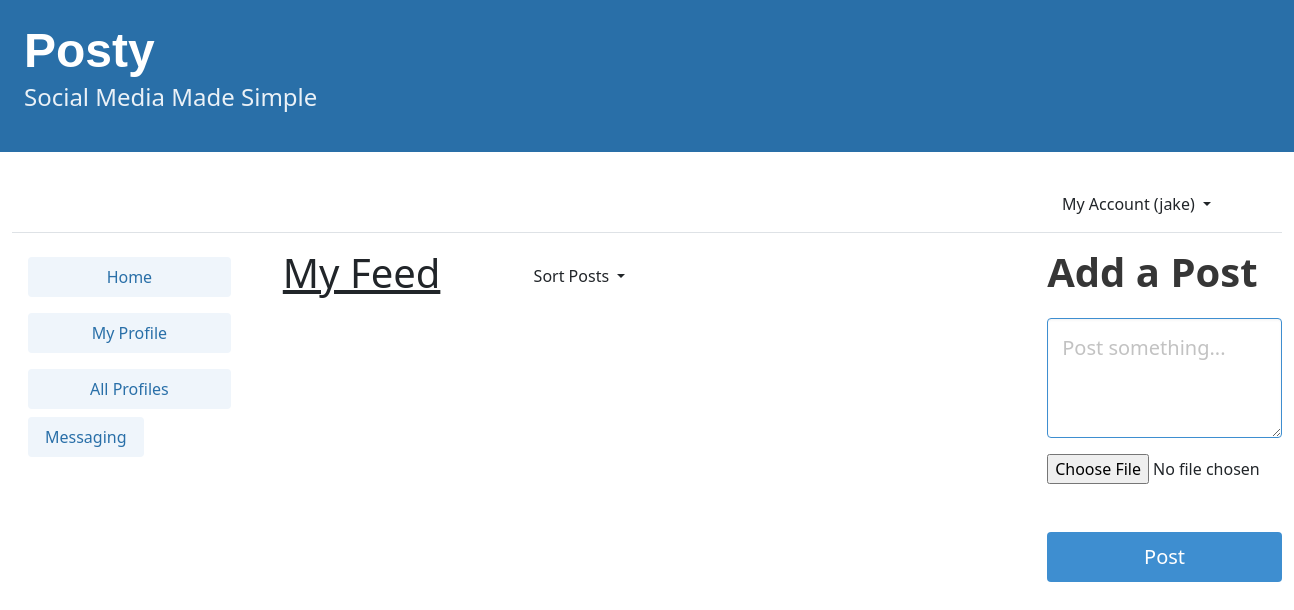
The app's page / (signed in), older data.
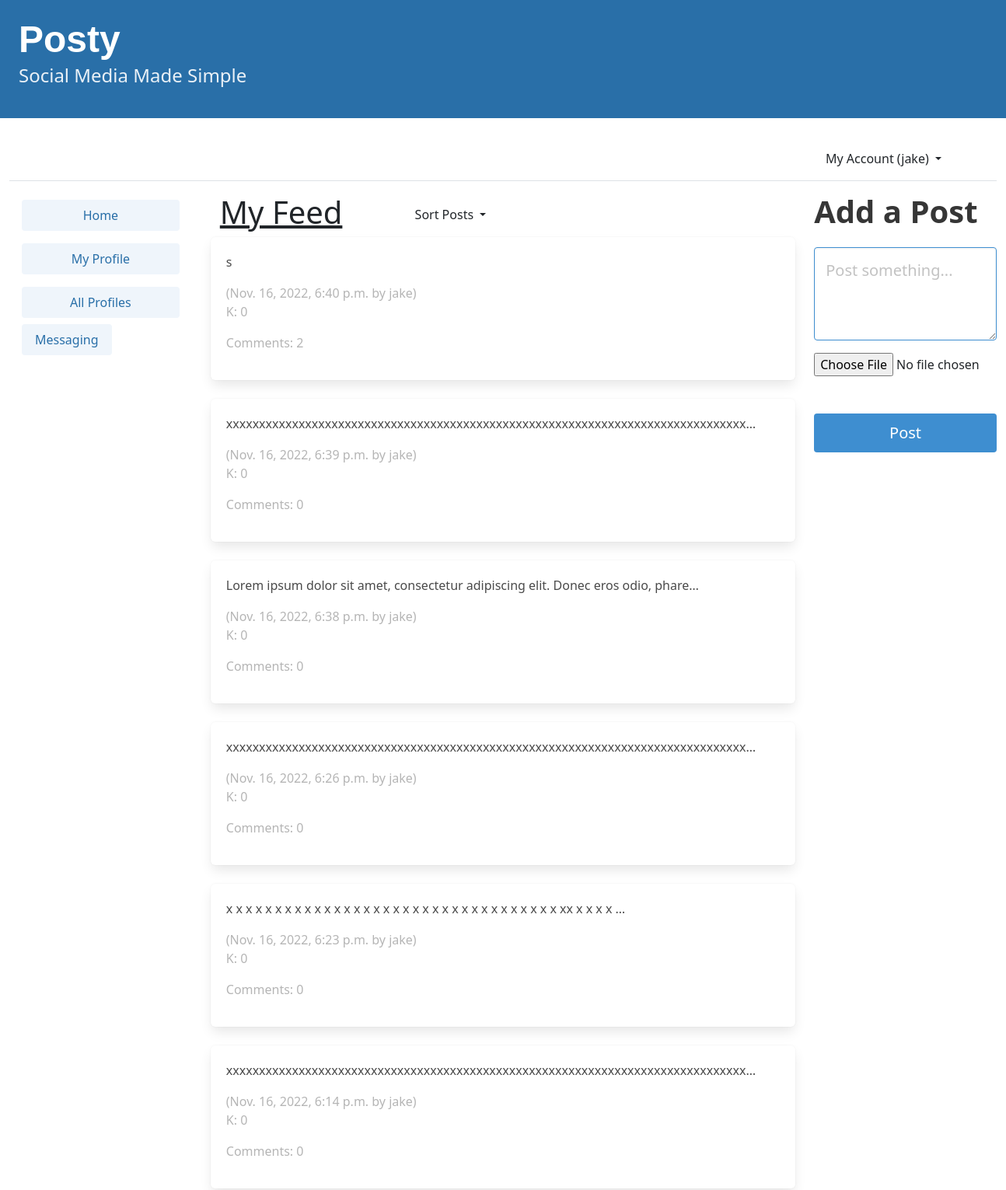
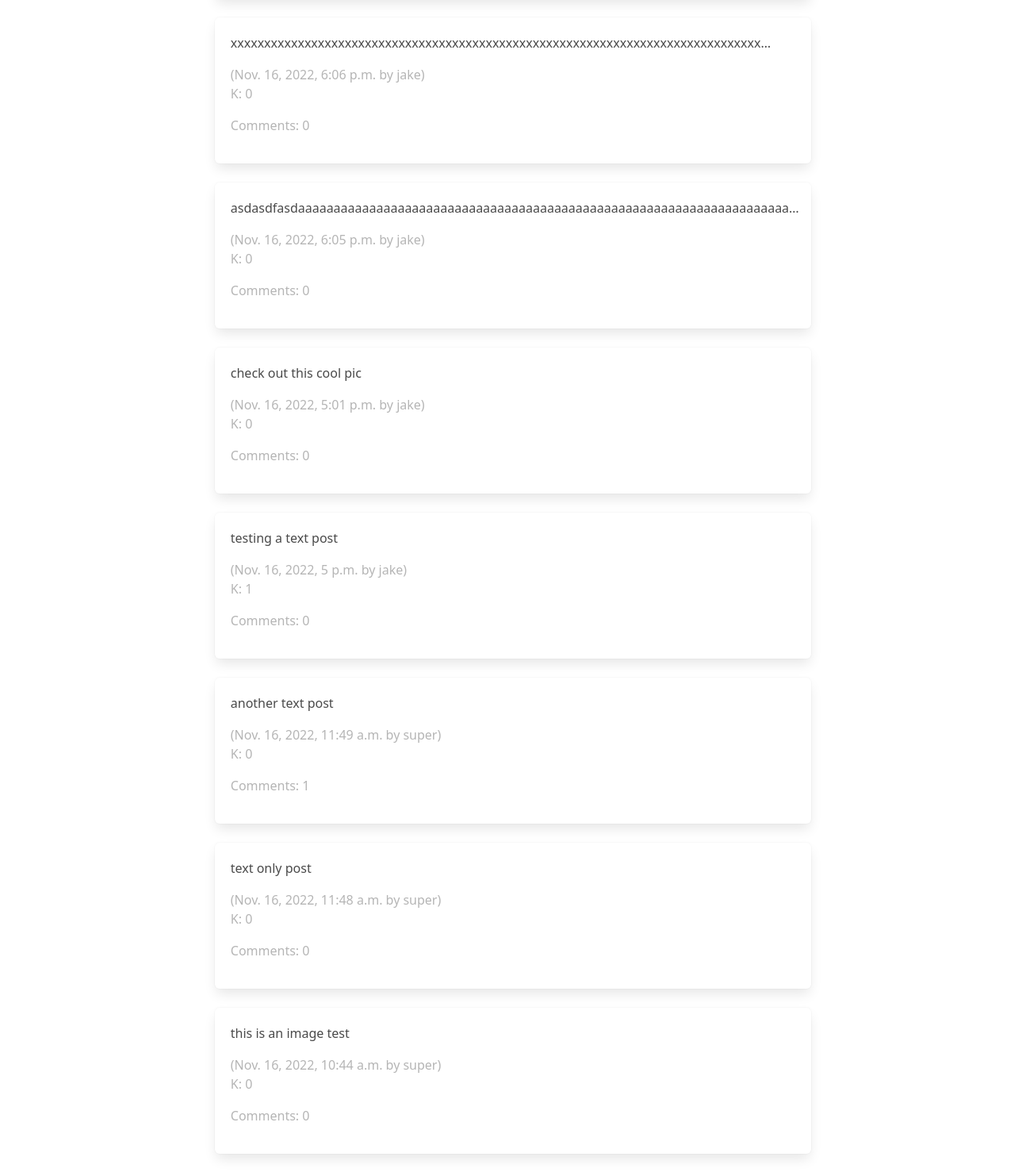
The same page, newer data (2 pictures, top to bottom).
### posty/models.py (models this page shows, shortened)
class Post(models.Model):
    user = models.ForeignKey(User, related_name="posts", on_delete=models.DO_NOTHING)
    body = models.CharField(max_length=255)
    image = models.ImageField(
        default="onebyone.png", upload_to="images/", blank=True, null=True
    )
    created_at = models.DateTimeField(auto_now_add=True)
    post_karma = models.IntegerField(default=0, blank=True, null=True)
    comment_count = models.IntegerField(default=0, blank=True, null=True)

### accounts/models.py (models this page shows)
class User(AbstractUser):
    user_karma = models.IntegerField(default=0, blank=True, null=True)
    profile_picture = models.ImageField(
        default="default_pfp.jpg", upload_to="images/", blank=True, null=True
    )
    class Meta:
        db_table = "auth_user"

### posty/views.py (the view, shortened to what this page needs)
# urls.py: path("", dashboard, name="dashboard"),
@login_required
def dashboard(request):
    form = PostForm(request.POST, request.FILES)
    sorting = request.GET.get("sort")
    ordering = {
        "date_sort": "-created_at",
        "karma_sort": "-post_karma",
        "comment_sort": "-comment_count",
        None: "-created_at",
    }
    followed_posts = Post.objects.filter(
        user__profile__in=request.user.profile.follows.all()
    ).order_by(ordering[sorting])
    return render(
        request,
        "posty/dashboard.html",
        {"form": form, "posts": followed_posts, "comment": Comment},
    )

### posty/forms.py
class PostForm(forms.ModelForm):
    body = forms.CharField(
        required=True,
        widget=forms.widgets.Textarea(
            attrs={
                "placeholder": "Post something...",
                "class": "textarea is-info is-medium",
                "id": "post-body",
                "maxlength": "255",
                "minlength": "1",
                "rows": "3",
            },
        ),
        label="",
        error_messages={"required": ""},
    )
    image = forms.ImageField(
        required=False,
        widget=forms.widgets.FileInput(
            attrs={
                "class": "is-info",
                "id": "post-image",
                "accept": "image/*",
            }
        ),
        label="",
    )
    class Meta:
        model = Post
        exclude = (
            "user",
            "post_karma",
            "comment_count",
        )

### templates/posty/dashboard.html (shortened to what this page needs)
{% extends 'base.html' %}
{% block content %}
    {% load static %}
    <div class="column is-three-fifths">
        <div class="container">
            <div class="row">
                <div class="col-sm-4">
                    <h1>
                        <u>My Feed</u>
                    </h1>
                </div>
                <div class="col-sm-4" style="margin-top:2%;">
                    <div class="dropdown text-end">
                        <a href="#"
                           class="d-block link-dark text-decoration-none dropdown-toggle"
                           id="dropdownUser1"
                           data-bs-toggle="dropdown"
                           aria-expanded="false">
                            Sort Posts
                        </a>
                    </div>
                </div>
            </div>
        </div>
        {% for post in posts.all %}
            <a class="post" href="{% url 'posty:post_detail' post.pk %}">
                <div class="box">
                    <p>{{ post.body|truncatechars:80 }}</p>
                    <span class="is-small has-text-grey-light">
                        ({{ post.created_at }} by {{ post.user.username }})
                        <br>
                        <p class="post_karma">K: {{ post.post_karma }}</p>
                        <p class="post_comments">Comments: {{ post.comment_count }}</p>
                    </span>
                </div>
            </a>
            <br>
        {% endfor %}
    </div>
    <div class="column is-one-fifth" id="right_column">
        <div class="block" id="post_block">
            <div class="block">
                <h2 class="title is-2">
                    Add a Post
            </div>
            <div class="block">
                <form method="post" enctype="multipart/form-data">
                    {{ form.as_p }}
                    <button class="button is-success is-fullwidth is-medium mt-5 has-background-info"
                            type="submit">Post</button>
                </form>
            </div>
        </div>
    </div>
{% endblock content %}

Row changes from the older to the newer data that the page shows:
added Post: body "s", created_at "Nov. 16, 2022, 6:40 p.m.", user.username "jake", post_karma "0", comment_count "2"
added Post: body "xxxxxxxxxxxxxxxxxxxxxxxxxxxxxxxxxxxxxxxxxxxxxxxxxxxxxxxxxxxxxxxxxxxxxxxxxxxxxxx…", created_at "Nov. 16, 2022, 6:39 p.m.", user.username "jake", post_karma "0", comment_count "0"
added Post: body "Lorem ipsum dolor sit amet, consectetur adipiscing elit. Donec eros odio, phare…", created_at "Nov. 16, 2022, 6:38 p.m.", user.username "jake", post_karma "0", comment_count "0"
added Post: body "xxxxxxxxxxxxxxxxxxxxxxxxxxxxxxxxxxxxxxxxxxxxxxxxxxxxxxxxxxxxxxxxxxxxxxxxxxxxxxx…", created_at "Nov. 16, 2022, 6:26 p.m.", user.username "jake", post_karma "0", comment_count "0"
added Post: body "x x x x x x x x x x x x x x x x x x x x x x x x x x x x x x x x x x xx x x x x …", created_at "Nov. 16, 2022, 6:23 p.m.", user.username "jake", post_karma "0", comment_count "0"
added Post: body "xxxxxxxxxxxxxxxxxxxxxxxxxxxxxxxxxxxxxxxxxxxxxxxxxxxxxxxxxxxxxxxxxxxxxxxxxxxxxxx…", created_at "Nov. 16, 2022, 6:14 p.m.", user.username "jake", post_karma "0", comment_count "0"
added Post: body "xxxxxxxxxxxxxxxxxxxxxxxxxxxxxxxxxxxxxxxxxxxxxxxxxxxxxxxxxxxxxxxxxxxxxxxxxxxxxxx…", created_at "Nov. 16, 2022, 6:06 p.m.", user.username "jake", post_karma "0", comment_count "0"
added Post: body "asdasdfasdaaaaaaaaaaaaaaaaaaaaaaaaaaaaaaaaaaaaaaaaaaaaaaaaaaaaaaaaaaaaaaaaaaaaa…", created_at "Nov. 16, 2022, 6:05 p.m.", user.username "jake", post_karma "0", comment_count "0"
added Post: body "check out this cool pic", created_at "Nov. 16, 2022, 5:01 p.m.", user.username "jake", post_karma "0", comment_count "0"
added Post: body "testing a text post", created_at "Nov. 16, 2022, 5 p.m.", user.username "jake", post_karma "1", comment_count "0"
now on this page (row edited): Post: body "another text post", created_at "Nov. 16, 2022, 11:49 a.m.", user.username "super", post_karma "0", comment_count "1"
now on this page (row unchanged): Post: body "text only post", created_at "Nov. 16, 2022, 11:48 a.m.", user.username "super", post_karma "0", comment_count "0"
now on this page (row unchanged): Post: body "this is an image test", created_at "Nov. 16, 2022, 10:44 a.m.", user.username "super", post_karma "0", comment_count "0"
